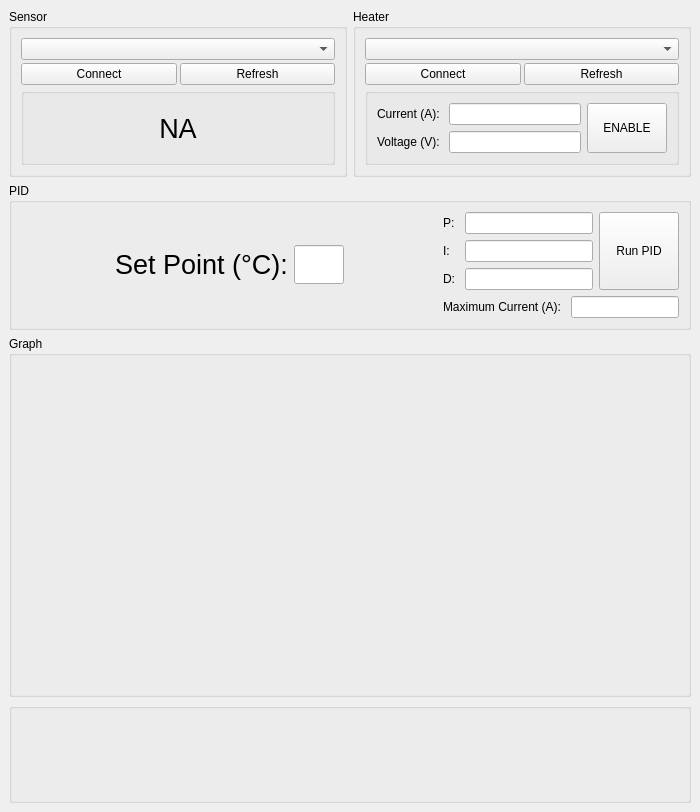
<?xml version="1.0" encoding="UTF-8"?>
<ui version="4.0">
 <class>MainWindow</class>
 <widget class="QMainWindow" name="MainWindow">
  <property name="geometry">
   <rect>
    <x>0</x>
    <y>0</y>
    <width>700</width>
    <height>812</height>
   </rect>
  </property>
  <property name="windowTitle">
   <string>MainWindow</string>
  </property>
  <widget class="QWidget" name="centralwidget">
   <layout class="QVBoxLayout" name="verticalLayout" stretch="2,4,12,0">
    <item>
     <layout class="QHBoxLayout" name="horizontalLayout" stretch="1,1">
      <item>
       <widget class="QGroupBox" name="groupBox">
        <property name="title">
         <string>Sensor</string>
        </property>
        <layout class="QVBoxLayout" name="verticalLayout_2" stretch="1,3">
         <property name="spacing">
          <number>3</number>
         </property>
         <item>
          <layout class="QVBoxLayout" name="verticalLayout_5">
           <item>
            <widget class="QComboBox" name="sensor_list"/>
           </item>
           <item>
            <layout class="QHBoxLayout" name="horizontalLayout_2">
             <item>
              <widget class="QPushButton" name="PB_sensor_connect">
               <property name="text">
                <string>Connect</string>
               </property>
              </widget>
             </item>
             <item>
              <widget class="QPushButton" name="PB_sensor_refresh">
               <property name="text">
                <string>Refresh</string>
               </property>
              </widget>
             </item>
            </layout>
           </item>
          </layout>
         </item>
         <item>
          <widget class="QGroupBox" name="group_temp">
           <property name="title">
            <string/>
           </property>
           <layout class="QHBoxLayout" name="horizontalLayout_4">
            <item>
             <widget class="QLabel" name="LE_temperature">
              <property name="font">
               <font>
                <pointsize>20</pointsize>
               </font>
              </property>
              <property name="text">
               <string>NA</string>
              </property>
              <property name="scaledContents">
               <bool>false</bool>
              </property>
              <property name="alignment">
               <set>Qt::AlignCenter</set>
              </property>
             </widget>
            </item>
           </layout>
          </widget>
         </item>
        </layout>
       </widget>
      </item>
      <item>
       <widget class="QGroupBox" name="groupBox_2">
        <property name="title">
         <string>Heater</string>
        </property>
        <layout class="QVBoxLayout" name="verticalLayout_3" stretch="1,3">
         <property name="spacing">
          <number>3</number>
         </property>
         <item>
          <layout class="QVBoxLayout" name="verticalLayout_6">
           <property name="leftMargin">
            <number>0</number>
           </property>
           <property name="topMargin">
            <number>0</number>
           </property>
           <property name="rightMargin">
            <number>0</number>
           </property>
           <item>
            <widget class="QComboBox" name="heater_list"/>
           </item>
           <item>
            <layout class="QHBoxLayout" name="horizontalLayout_7">
             <item>
              <widget class="QPushButton" name="PB_heater_connect">
               <property name="text">
                <string>Connect</string>
               </property>
              </widget>
             </item>
             <item>
              <widget class="QPushButton" name="PB_heater_refresh">
               <property name="text">
                <string>Refresh</string>
               </property>
              </widget>
             </item>
            </layout>
           </item>
          </layout>
         </item>
         <item>
          <widget class="QGroupBox" name="group_heater_control">
           <property name="title">
            <string/>
           </property>
           <layout class="QVBoxLayout" name="verticalLayout_4">
            <item>
             <layout class="QHBoxLayout" name="horizontalLayout_9">
              <item>
               <layout class="QVBoxLayout" name="verticalLayout_7">
                <item>
                 <layout class="QHBoxLayout" name="horizontalLayout_6">
                  <item>
                   <widget class="QLabel" name="label_2">
                    <property name="text">
                     <string>Current (A): </string>
                    </property>
                   </widget>
                  </item>
                  <item>
                   <widget class="QLineEdit" name="LE_Heater_MaxCurrent">
                    <property name="alignment">
                     <set>Qt::AlignRight|Qt::AlignTrailing|Qt::AlignVCenter</set>
                    </property>
                   </widget>
                  </item>
                 </layout>
                </item>
                <item>
                 <layout class="QHBoxLayout" name="horizontalLayout_5">
                  <item>
                   <widget class="QLabel" name="label_3">
                    <property name="text">
                     <string>Voltage (V): </string>
                    </property>
                   </widget>
                  </item>
                  <item>
                   <widget class="QLineEdit" name="LE_Heater_MaxVoltage">
                    <property name="alignment">
                     <set>Qt::AlignRight|Qt::AlignTrailing|Qt::AlignVCenter</set>
                    </property>
                   </widget>
                  </item>
                 </layout>
                </item>
               </layout>
              </item>
              <item>
               <widget class="QPushButton" name="PB_heater_enable">
                <property name="sizePolicy">
                 <sizepolicy hsizetype="Minimum" vsizetype="Minimum">
                  <horstretch>0</horstretch>
                  <verstretch>0</verstretch>
                 </sizepolicy>
                </property>
                <property name="text">
                 <string>ENABLE</string>
                </property>
               </widget>
              </item>
             </layout>
            </item>
           </layout>
          </widget>
         </item>
        </layout>
       </widget>
      </item>
     </layout>
    </item>
    <item>
     <widget class="QGroupBox" name="group_pid">
      <property name="title">
       <string>PID</string>
      </property>
      <layout class="QHBoxLayout" name="horizontalLayout_16">
       <item>
        <spacer name="horizontalSpacer_2">
         <property name="orientation">
          <enum>Qt::Horizontal</enum>
         </property>
         <property name="sizeHint" stdset="0">
          <size>
           <width>40</width>
           <height>20</height>
          </size>
         </property>
        </spacer>
       </item>
       <item>
        <layout class="QVBoxLayout" name="verticalLayout_11">
         <item>
          <layout class="QHBoxLayout" name="horizontalLayout_17">
           <item>
            <widget class="QLabel" name="label_8">
             <property name="font">
              <font>
               <pointsize>20</pointsize>
              </font>
             </property>
             <property name="text">
              <string>Set Point (°C):</string>
             </property>
            </widget>
           </item>
           <item>
            <widget class="QLineEdit" name="LE_PID_setpoint">
             <property name="sizePolicy">
              <sizepolicy hsizetype="Maximum" vsizetype="Fixed">
               <horstretch>0</horstretch>
               <verstretch>0</verstretch>
              </sizepolicy>
             </property>
             <property name="maximumSize">
              <size>
               <width>50</width>
               <height>16777215</height>
              </size>
             </property>
             <property name="font">
              <font>
               <pointsize>20</pointsize>
              </font>
             </property>
            </widget>
           </item>
          </layout>
         </item>
        </layout>
       </item>
       <item>
        <spacer name="horizontalSpacer">
         <property name="orientation">
          <enum>Qt::Horizontal</enum>
         </property>
         <property name="sizeHint" stdset="0">
          <size>
           <width>40</width>
           <height>20</height>
          </size>
         </property>
        </spacer>
       </item>
       <item>
        <layout class="QVBoxLayout" name="verticalLayout_12">
         <item>
          <layout class="QHBoxLayout" name="horizontalLayout_15">
           <item>
            <layout class="QVBoxLayout" name="verticalLayout_9">
             <item>
              <widget class="QLabel" name="label_9">
               <property name="text">
                <string>P: </string>
               </property>
               <property name="alignment">
                <set>Qt::AlignLeading|Qt::AlignLeft|Qt::AlignVCenter</set>
               </property>
              </widget>
             </item>
             <item>
              <widget class="QLabel" name="label_10">
               <property name="text">
                <string>I: </string>
               </property>
               <property name="alignment">
                <set>Qt::AlignLeading|Qt::AlignLeft|Qt::AlignVCenter</set>
               </property>
              </widget>
             </item>
             <item>
              <widget class="QLabel" name="label_11">
               <property name="text">
                <string>D: </string>
               </property>
               <property name="alignment">
                <set>Qt::AlignLeading|Qt::AlignLeft|Qt::AlignVCenter</set>
               </property>
              </widget>
             </item>
            </layout>
           </item>
           <item>
            <layout class="QVBoxLayout" name="verticalLayout_8">
             <item>
              <layout class="QHBoxLayout" name="horizontalLayout_13">
               <item>
                <widget class="QLineEdit" name="LE_PID_P">
                 <property name="alignment">
                  <set>Qt::AlignRight|Qt::AlignTrailing|Qt::AlignVCenter</set>
                 </property>
                </widget>
               </item>
              </layout>
             </item>
             <item>
              <layout class="QHBoxLayout" name="horizontalLayout_12">
               <item>
                <widget class="QLineEdit" name="LE_PID_I">
                 <property name="alignment">
                  <set>Qt::AlignRight|Qt::AlignTrailing|Qt::AlignVCenter</set>
                 </property>
                </widget>
               </item>
              </layout>
             </item>
             <item>
              <layout class="QHBoxLayout" name="horizontalLayout_11">
               <item>
                <widget class="QLineEdit" name="LE_PID_D">
                 <property name="alignment">
                  <set>Qt::AlignRight|Qt::AlignTrailing|Qt::AlignVCenter</set>
                 </property>
                </widget>
               </item>
              </layout>
             </item>
            </layout>
           </item>
           <item>
            <widget class="QPushButton" name="PB_PID_run">
             <property name="sizePolicy">
              <sizepolicy hsizetype="Minimum" vsizetype="Minimum">
               <horstretch>0</horstretch>
               <verstretch>0</verstretch>
              </sizepolicy>
             </property>
             <property name="text">
              <string>Run PID</string>
             </property>
            </widget>
           </item>
          </layout>
         </item>
         <item>
          <layout class="QHBoxLayout" name="horizontalLayout_14">
           <item>
            <widget class="QLabel" name="label_4">
             <property name="text">
              <string>Maximum Current (A): </string>
             </property>
            </widget>
           </item>
           <item>
            <widget class="QLineEdit" name="LE_PID_MaxCurrent"/>
           </item>
          </layout>
         </item>
        </layout>
       </item>
      </layout>
     </widget>
    </item>
    <item>
     <widget class="QGroupBox" name="group_graph">
      <property name="title">
       <string>Graph</string>
      </property>
     </widget>
    </item>
    <item>
     <widget class="QGroupBox" name="group_logo">
      <property name="sizePolicy">
       <sizepolicy hsizetype="Preferred" vsizetype="Maximum">
        <horstretch>0</horstretch>
        <verstretch>0</verstretch>
       </sizepolicy>
      </property>
      <property name="minimumSize">
       <size>
        <width>0</width>
        <height>100</height>
       </size>
      </property>
      <property name="title">
       <string/>
      </property>
     </widget>
    </item>
   </layout>
  </widget>
 </widget>
 <resources/>
 <connections/>
</ui>
